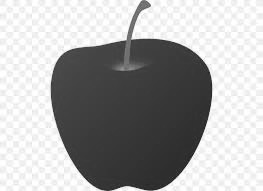
#> input picture Image Operation/Image Enhancement/Histogram Equalization/Apple_GRAY.jpg, 263 x 191 px
$ python main.py
#> lines starting #> are read from the running program, lines starting #| are printed output that depends on the picture
#> in main, source is the input picture: PIL image 263x191 RGB; min 26, max 255, mean 171.1
### Image Operation/Image Enhancement/Histogram Equalization/Histogram_Equalization.py
import cv2
import numpy as np
import matplotlib.pyplot as plt

from PIL import Image
import numpy as np


def histogram_equalization(image):
    # Convert PIL Image to NumPy array
    img_array = np.array(image)

    # Compute histogram
    hist, bins = np.histogram(img_array.flatten(), 256, [0, 256])
#> hist = 256 values, max 10545 at index 255, min 0 at index 0, mean 588.7; bins = 257 values from 0 to 256

    # Rest of your equalization code...
    cdf = hist.cumsum()
#> cdf = 256 values from 0 to 150699
    cdf_normalized = (cdf - cdf.min()) * 255 / (cdf.max() - cdf.min())
#> cdf_normalized = 256 values from 0 to 255
    cdf_normalized = cdf_normalized.astype('uint8')
    equalized_image = cdf_normalized[img_array]
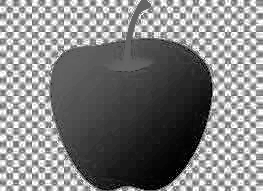
#> equalized_image: shape (191, 263, 3); min 0, max 255, mean 130.1

    # Convert back to PIL Image if needed
    return Image.fromarray(equalized_image)

### Image Operation/Image Enhancement/Histogram Equalization/main.py
from PIL import Image
from Histogram_Equalization import histogram_equalization

#  Use Only for Gray Scale images

def main():
    source = Image.open("Apple_GRAY.jpg")  # Load the grayscale image
    enhanced = histogram_equalization(source)
    enhanced.save("histogram_equalized_output.jpg")
    enhanced.show()

if __name__ == "__main__":
    main()
